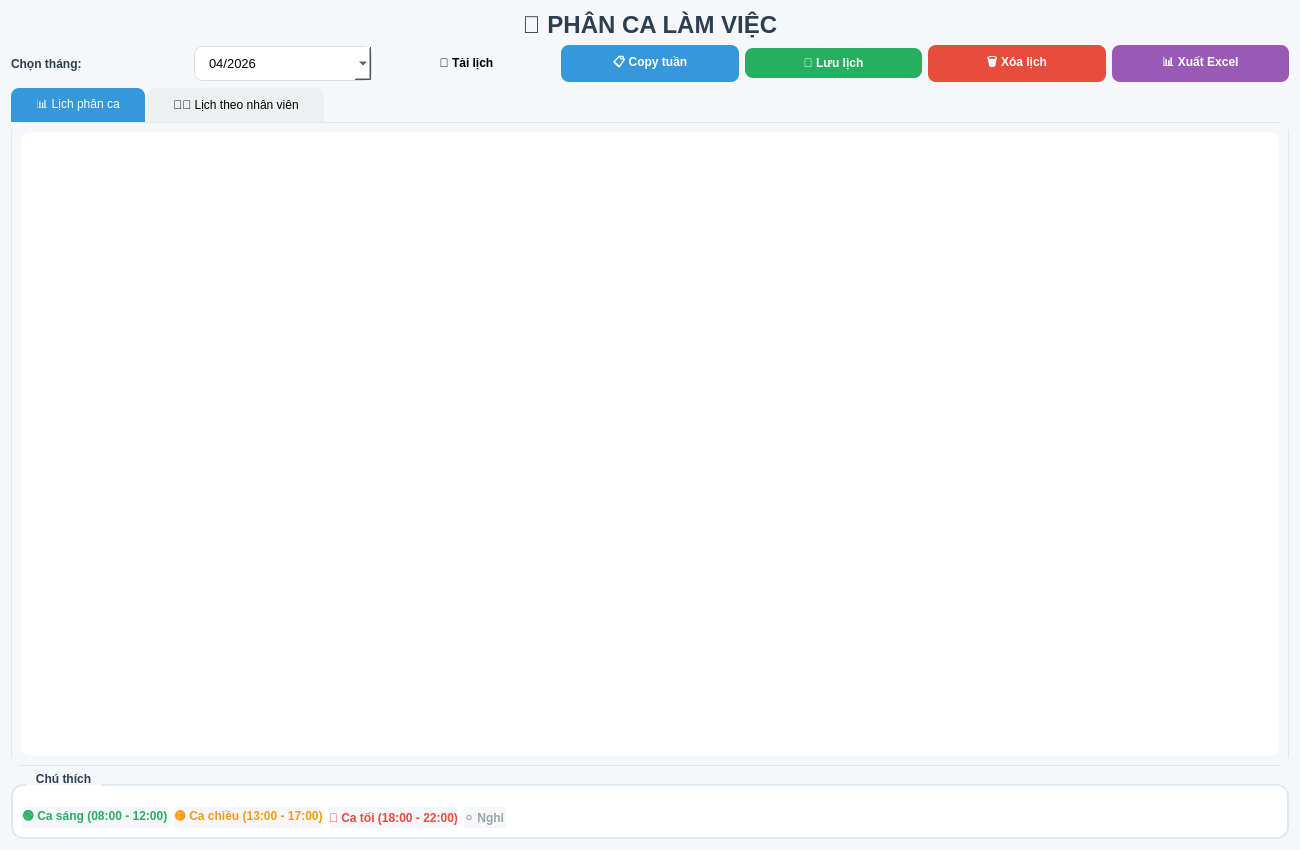
<?xml version="1.0" encoding="UTF-8"?>
<ui version="4.0">
 <class>ShiftSchedule</class>
 <widget class="QWidget" name="ShiftSchedule">
  <property name="geometry">
   <rect>
    <x>0</x>
    <y>0</y>
    <width>1300</width>
    <height>850</height>
   </rect>
  </property>
  <property name="windowTitle">
   <string>Phân ca làm việc</string>
  </property>
  <property name="styleSheet">
   <string notr="true">
    QWidget {
        background-color: #f5f7fa;
    }
    QGroupBox {
        font-weight: bold;
        border: 2px solid #e1e8ed;
        border-radius: 12px;
        margin-top: 12px;
        padding-top: 12px;
        background-color: white;
    }
    QGroupBox::title {
        subcontrol-origin: margin;
        left: 15px;
        padding: 0 8px 0 8px;
        color: #2c3e50;
    }
    QTableWidget {
        background-color: white;
        gridline-color: #e0e0e0;
        selection-background-color: #3498db;
        selection-color: white;
        border-radius: 10px;
    }
    QHeaderView::section {
        background-color: #3498db;
        color: white;
        padding: 12px;
        font-weight: bold;
        font-size: 14px;
    }
    QPushButton {
        border-radius: 8px;
        padding: 8px 18px;
        font-weight: bold;
    }
    QPushButton#btnSaveSchedule {
        background-color: #27ae60;
        color: white;
    }
    QPushButton#btnSaveSchedule:hover {
        background-color: #2ecc71;
    }
    QPushButton#btnCopyWeek {
        background-color: #3498db;
        color: white;
    }
    QPushButton#btnClearSchedule {
        background-color: #e74c3c;
        color: white;
    }
    QPushButton#btnExportSchedule {
        background-color: #9b59b6;
        color: white;
    }
    QComboBox, QDateEdit {
        padding: 8px 12px;
        border: 1px solid #dcdfe6;
        border-radius: 8px;
        background-color: white;
        font-size: 13px;
    }
    QLabel {
        color: #2c3e50;
    }
    QTabWidget::pane {
        border: 1px solid #e1e8ed;
        border-radius: 10px;
        background-color: white;
    }
    QTabBar::tab {
        background-color: #ecf0f1;
        padding: 10px 25px;
        margin-right: 3px;
        border-top-left-radius: 8px;
        border-top-right-radius: 8px;
    }
    QTabBar::tab:selected {
        background-color: #3498db;
        color: white;
    }
   </string>
  </property>
  <layout class="QVBoxLayout" name="verticalLayout">
   <item>
    <widget class="QLabel" name="lblTitle">
     <property name="text">
      <string>📅 PHÂN CA LÀM VIỆC</string>
     </property>
     <property name="font">
      <font>
       <pointsize>18</pointsize>
       <weight>75</weight>
       <bold>true</bold>
      </font>
     </property>
     <property name="alignment">
      <set>Qt::AlignCenter</set>
     </property>
    </widget>
   </item>
   <item>
    <layout class="QHBoxLayout" name="controlLayout">
     <item>
      <widget class="QLabel" name="lblMonth">
       <property name="text">
        <string>Chọn tháng:</string>
       </property>
       <property name="font">
        <font>
         <weight>75</weight>
         <bold>true</bold>
        </font>
       </property>
      </widget>
     </item>
     <item>
      <widget class="QDateEdit" name="dateMonth">
       <property name="calendarPopup">
        <bool>true</bool>
       </property>
       <property name="displayFormat">
        <string>MM/yyyy</string>
       </property>
       <property name="date">
        <date>
         <year>2026</year>
         <month>4</month>
         <day>1</day>
        </date>
       </property>
      </widget>
     </item>
     <item>
      <widget class="QPushButton" name="btnLoadSchedule">
       <property name="text">
        <string>📅 Tải lịch</string>
       </property>
      </widget>
     </item>
     <item>
      <widget class="QPushButton" name="btnCopyWeek">
       <property name="text">
        <string>📋 Copy tuần</string>
       </property>
      </widget>
     </item>
     <item>
      <widget class="QPushButton" name="btnSaveSchedule">
       <property name="text">
        <string>💾 Lưu lịch</string>
       </property>
      </widget>
     </item>
     <item>
      <widget class="QPushButton" name="btnClearSchedule">
       <property name="text">
        <string>🗑️ Xóa lịch</string>
       </property>
      </widget>
     </item>
     <item>
      <widget class="QPushButton" name="btnExportSchedule">
       <property name="text">
        <string>📊 Xuất Excel</string>
       </property>
      </widget>
     </item>
    </layout>
   </item>
   <item>
    <widget class="QTabWidget" name="tabWidget">
     <property name="currentIndex">
      <number>0</number>
     </property>
     <widget class="QWidget" name="tabGridView">
      <attribute name="title">
       <string>📊 Lịch phân ca</string>
      </attribute>
      <layout class="QVBoxLayout" name="verticalLayout_2">
       <item>
        <widget class="QTableWidget" name="tableSchedule">
         <property name="alternatingRowColors">
          <bool>true</bool>
         </property>
         <property name="selectionBehavior">
          <enum>QAbstractItemView::SelectItems</enum>
         </property>
         <property name="editTriggers">
          <set>QAbstractItemView::DoubleClicked</set>
         </property>
         <attribute name="verticalHeaderVisible">
          <bool>true</bool>
         </attribute>
        </widget>
       </item>
      </layout>
     </widget>
     <widget class="QWidget" name="tabEmployeeView">
      <attribute name="title">
       <string>👨‍💼 Lịch theo nhân viên</string>
      </attribute>
      <layout class="QVBoxLayout" name="verticalLayout_3">
       <item>
        <layout class="QHBoxLayout" name="employeeSelectLayout">
         <item>
          <widget class="QLabel" name="lblEmployee">
           <property name="text">
            <string>Chọn nhân viên:</string>
           </property>
          </widget>
         </item>
         <item>
          <widget class="QComboBox" name="cboEmployee">
           <property name="minimumSize">
            <size>
             <width>250</width>
             <height>0</height>
            </size>
           </property>
          </widget>
         </item>
         <item>
          <widget class="QPushButton" name="btnViewEmployeeSchedule">
           <property name="text">
            <string>👁️ Xem lịch</string>
           </property>
          </widget>
         </item>
         <item>
          <spacer name="horizontalSpacer">
           <property name="orientation">
            <enum>Qt::Horizontal</enum>
           </property>
           <property name="sizeHint" stdset="0">
            <size>
             <width>40</width>
             <height>20</height>
            </size>
           </property>
          </spacer>
         </item>
        </layout>
       </item>
       <item>
        <widget class="QTableWidget" name="tableEmployeeSchedule">
         <property name="alternatingRowColors">
          <bool>true</bool>
         </property>
        </widget>
       </item>
      </layout>
     </widget>
    </widget>
   </item>
   <item>
    <widget class="QGroupBox" name="groupBoxLegend">
     <property name="title">
      <string>Chú thích</string>
     </property>
     <layout class="QHBoxLayout" name="horizontalLayout">
      <item>
       <widget class="QLabel" name="lblMorning">
        <property name="text">
         <string>🟢 Ca sáng (08:00 - 12:00)</string>
        </property>
        <property name="styleSheet">
         <string notr="true">color: #27ae60; font-weight: bold;</string>
        </property>
       </widget>
      </item>
      <item>
       <widget class="QLabel" name="lblAfternoon">
        <property name="text">
         <string>🟡 Ca chiều (13:00 - 17:00)</string>
        </property>
        <property name="styleSheet">
         <string notr="true">color: #f39c12; font-weight: bold;</string>
        </property>
       </widget>
      </item>
      <item>
       <widget class="QLabel" name="lblEvening">
        <property name="text">
         <string>🔴 Ca tối (18:00 - 22:00)</string>
        </property>
        <property name="styleSheet">
         <string notr="true">color: #e74c3c; font-weight: bold;</string>
        </property>
       </widget>
      </item>
      <item>
       <widget class="QLabel" name="lblOff">
        <property name="text">
         <string>⚪ Nghỉ</string>
        </property>
        <property name="styleSheet">
         <string notr="true">color: #95a5a6; font-weight: bold;</string>
        </property>
       </widget>
      </item>
      <item>
       <spacer name="horizontalSpacer_2">
        <property name="orientation">
         <enum>Qt::Horizontal</enum>
        </property>
        <property name="sizeHint" stdset="0">
         <size>
          <width>40</width>
          <height>20</height>
         </size>
        </property>
       </spacer>
      </item>
     </layout>
    </widget>
   </item>
  </layout>
 </widget>
</ui>
